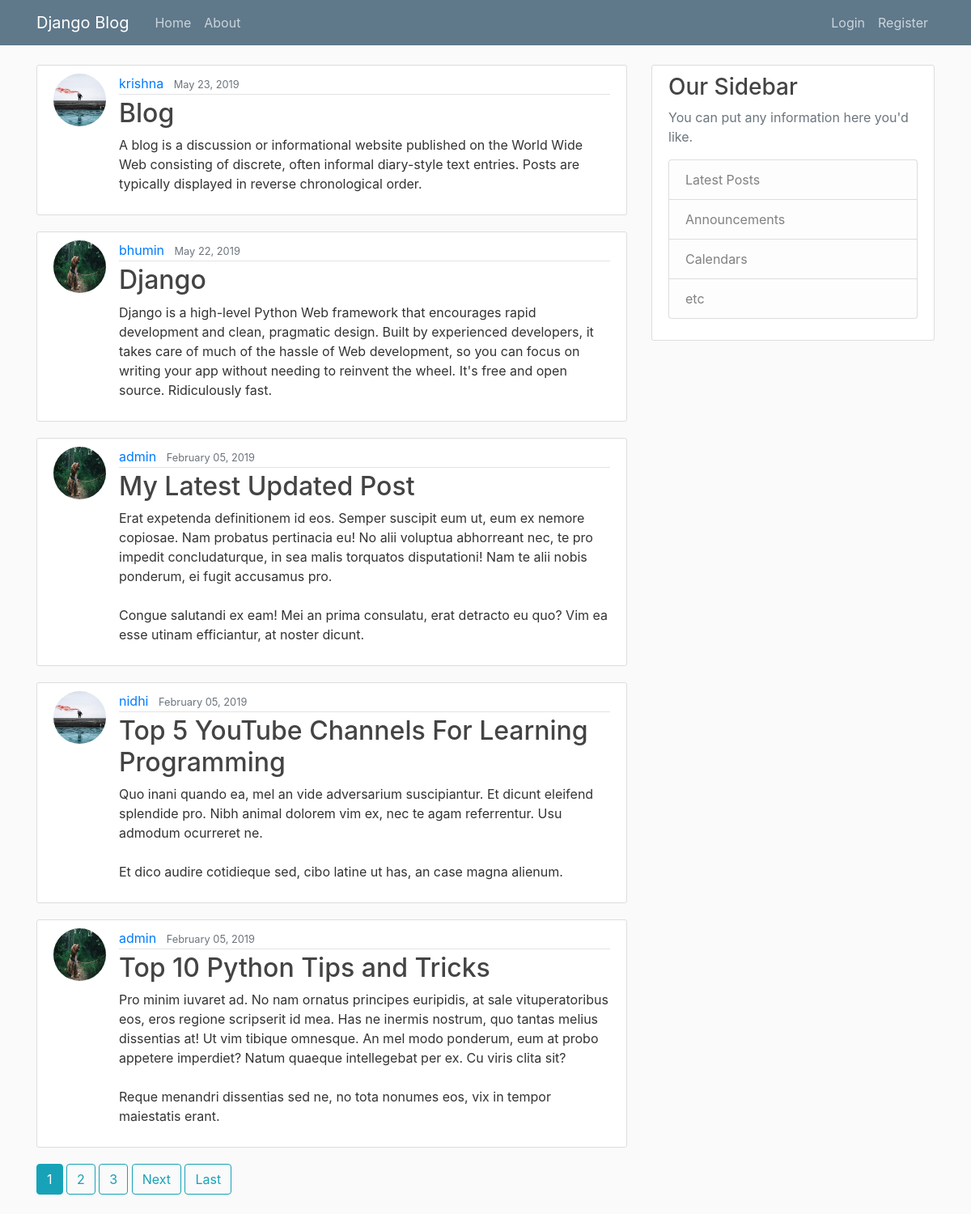
The page / on the database its author committed.
### blog/models.py (models this page shows, shortened)
class Post(models.Model):
    title = models.CharField(max_length=100)
    content = models.TextField()
    date_posted = models.DateTimeField(default=timezone.now)
    author = models.ForeignKey(User, on_delete=models.CASCADE)

### users/models.py (models this page shows, shortened)
class Profile(models.Model):
    user = models.OneToOneField(User, on_delete=models.CASCADE)
    image = models.ImageField(default='default.jpg', upload_to='profile_pics')

### blog/views.py (the view)
# urls.py: path('', PostListView.as_view(), name='blog-home'),
class PostListView(ListView):
    model = Post
    template_name = 'blog/home.html'  # <app>/<model>_<viewtype>.html
    context_object_name = 'posts'
    ordering = ['-date_posted']
    paginate_by = 5

### blog/templates/blog/home.html (shortened to what this page needs)
{% extends "blog/base.html" %}
{% block content %}
    {% for post in posts %}
        <article class="media content-section">
          <img class="rounded-circle article-img" src="{{ post.author.profile.image.url }}">
          <div class="media-body">
            <div class="article-metadata">
              <a class="mr-2" href="{% url 'user-posts' post.author.username %}">{{ post.author }}</a>
              <small class="text-muted">{{ post.date_posted|date:"F d, Y" }}</small>
            </div>
            <h2><a class="article-title" href="{% url 'post-detail' post.id %}">{{ post.title }}</a></h2>
            <p class="article-content">{{ post.content }}</p>
          </div>
        </article>
    {% endfor %}
    {% if is_paginated %}
      {% for num in page_obj.paginator.page_range %}
        {% if page_obj.number == num %}
          <a class="btn btn-info mb-4" href="?page={{ num }}">{{ num }}</a>
        {% elif num > page_obj.number|add:'-3' and num < page_obj.number|add:'3' %}
          <a class="btn btn-outline-info mb-4" href="?page={{ num }}">{{ num }}</a>
        {% endif %}
      {% endfor %}
      {% if page_obj.has_next %}
        <a class="btn btn-outline-info mb-4" href="?page={{ page_obj.next_page_number }}">Next</a>
        <a class="btn btn-outline-info mb-4" href="?page={{ page_obj.paginator.num_pages }}">Last</a>
      {% endif %}
    {% endif %}
{% endblock content %}

### blog/templates/blog/base.html (shortened to what this page needs)
<!DOCTYPE html>
{% load static %}
<html>
<head>
    <link rel="stylesheet" href="https://maxcdn.bootstrapcdn.com/bootstrap/4.0.0/css/bootstrap.min.css">
    <link rel="stylesheet" type="text/css" href="{% static 'blog/main.css' %}">
</head>
<body>
    <header class="site-header">
      <nav class="navbar navbar-expand-md navbar-dark bg-steel fixed-top">
        <div class="container">
          <a class="navbar-brand mr-4" href="{% url 'blog-home' %}">Django Blog</a>
          <div class="collapse navbar-collapse" id="navbarToggle">
            <div class="navbar-nav mr-auto">
              <a class="nav-item nav-link" href="{% url 'blog-home' %}">Home</a>
              <a class="nav-item nav-link" href="{% url 'blog-about' %}">About</a>
            </div>
            <div class="navbar-nav">
              {% if user.is_authenticated %}
                <a class="nav-item nav-link" href="{% url 'post-create' %}">New Post</a>
                <a class="nav-item nav-link" href="{% url 'profile' %}">Profile</a>
                <a class="nav-item nav-link" href="{% url 'logout' %}">Logout</a>
              {% else %}
                <a class="nav-item nav-link" href="{% url 'login' %}">Login</a>
                <a class="nav-item nav-link" href="{% url 'register' %}">Register</a>
              {% endif %}
            </div>
          </div>
        </div>
      </nav>
    </header>
    <main role="main" class="container">
      <div class="row">
        <div class="col-md-8">
          {% block content %}{% endblock %}
        </div>
        <div class="col-md-4">
          <div class="content-section">
            <h3>Our Sidebar</h3>
            <p class='text-muted'>You can put any information here you'd like.
              <ul class="list-group">
                <li class="list-group-item list-group-item-light">Latest Posts</li>
                <li class="list-group-item list-group-item-light">Announcements</li>
                <li class="list-group-item list-group-item-light">Calendars</li>
                <li class="list-group-item list-group-item-light">etc</li>
              </ul>
            </p>
          </div>
        </div>
      </div>
    </main>
</body>
</html>

### blog/static/blog/main.css (style rules this page uses)
body { background: #fafafa; color: #333333; margin-top: 5rem; }
h1, h2, h3, h4, h5, h6 { color: #444444; }
ul { margin: 0; }
.bg-steel { background-color: #5f788a; }
.site-header .navbar-nav .nav-link { color: #cbd5db; }
.content-section { background: #ffffff; padding: 10px 20px; border: 1px solid #dddddd; border-radius: 3px; margin-bottom: 20px; }
.article-title { color: #444444; }
.article-content { white-space: pre-line; }
.article-img { height: 65px; width: 65px; margin-right: 16px; }
.article-metadata { padding-bottom: 1px; margin-bottom: 4px; border-bottom: 1px solid #e3e3e3 }

### rows shown on the page
Post: author.profile.image (placeholder picture), author "krishna", date_posted "May 23, 2019", title "Blog", content "A blog is a discussion or informational website published on the World Wide Web consisting of discrete, often informal diary-style text entries. Posts are typically displayed in reverse chronological order."
Post: author.profile.image (picture), author "bhumin", date_posted "May 22, 2019", title "Django", content "Django is a high-level Python Web framework that encourages rapid development and clean, pragmatic design. Built by experienced developers, it takes care of much of the hassle of Web development, so you can focus on writing your app without needing to reinvent the wheel. It's free and open source. Ridiculously fast."
Post: author.profile.image (picture), author "admin", date_posted "February 05, 2019", title "My Latest Updated Post", content "Erat expetenda definitionem id eos. Semper suscipit eum ut, eum ex nemore copiosae. Nam probatus pertinacia eu! No alii voluptua abhorreant nec, te pro impedit concludaturque, in sea malis torquatos disputationi! Nam te alii nobis ponderum, ei fugit accusamus pro. Congue salutandi ex eam! Mei an prima consulatu, erat detracto eu quo? Vim ea esse utinam efficiantur, at noster dicunt."
Post: author.profile.image (placeholder picture), author "nidhi", date_posted "February 05, 2019", title "Top 5 YouTube Channels For Learning Programming", content "Quo inani quando ea, mel an vide adversarium suscipiantur. Et dicunt eleifend splendide pro. Nibh animal dolorem vim ex, nec te agam referrentur. Usu admodum ocurreret ne. Et dico audire cotidieque sed, cibo latine ut has, an case magna alienum."
Post: author.profile.image (picture), author "admin", date_posted "February 05, 2019", title "Top 10 Python Tips and Tricks", content "Pro minim iuvaret ad. No nam ornatus principes euripidis, at sale vituperatoribus eos, eros regione scripserit id mea. Has ne inermis nostrum, quo tantas melius dissentias at! Ut vim tibique omnesque. An mel modo ponderum, eum at probo appetere imperdiet? Natum quaeque intellegebat per ex. Cu viris clita sit? Reque menandri dissentias sed ne, no tota nonumes eos, vix in tempor maiestatis erant."

### other values the page prints
{{ num }} "1"
{{ num }} "2" "3"
